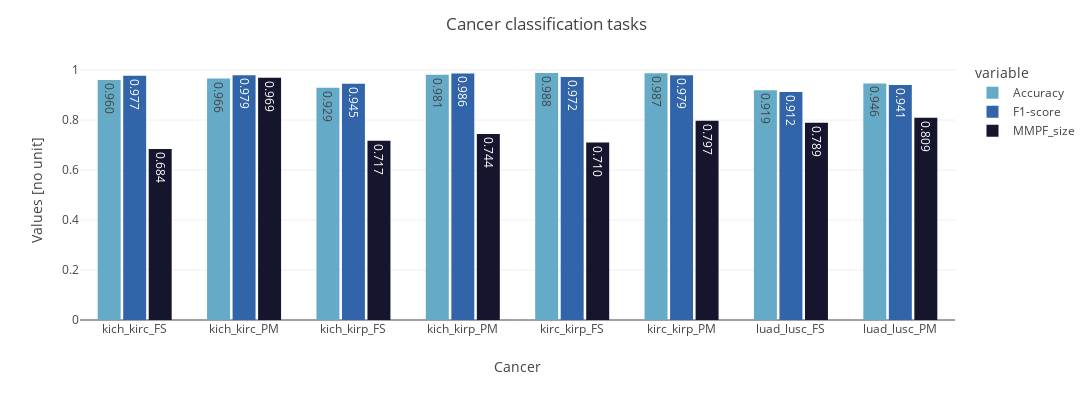

The cell this chart's notebook holds for it:
### Markdown cell above
# Diana 
***

### Code cell
def check_results_diana(task : str, 
                           cancer : str, 
                           df : pd.DataFrame,
                           set_ : str, ID : int):
    # Initialization
    sub_dict = {'task' : [task], 'cancer' : [cancer]}
    
    # Extract the results pkl files
    preds_path = f'results/preds/run_{ID}/add_protected_atts_1/Diana'
    results = pd.read_pickle(preds_path + f'/{task}/{cancer}/results.pkl')
    
    # Compute the metrics
    # Accuracy 
    sub_dict['Accuracy'] = tm.classification.BinaryAccuracy()(torch.Tensor(results.pred), torch.Tensor(results.label)).item()
    
    # F1-score
    sub_dict['F1-score'] = tm.classification.BinaryF1Score()(torch.Tensor(results.pred), torch.Tensor(results.label)).item()
    
    # MMPF_size
    mmpf_metrics = compute_pareto_metrics(results, protected_atts)
    sub_dict['MMPF_size'] = [mmpf_metrics[f'{set_}MMPF_size_2']]
    
    # Return the updated data frame
    if df.empty: df = pd.DataFrame(data = sub_dict)
    else: df = pd.concat([df, pd.DataFrame(data = sub_dict)])
    return df

# Initialization
cols = ['task', 'cancer', 'Accuracy', 'F1-score', 'MMPF_size']
df_diana_100 = pd.DataFrame(columns = cols)
df_diana_1000 = pd.DataFrame(columns = cols)
df_diana_100_test = pd.DataFrame(columns = cols)
df_diana_1000_test = pd.DataFrame(columns = cols)

# Loop on the combinations for baseline
for comb in COMBS_BASELINE[2:10]:
    # Track
    print(comb)
    
    # Extract combinations
    task = comb[0]
    cancer = comb[1]
    
    # Get the metrics
    df_diana_100 = check_results_diana(task, cancer, df_diana_100, 'val_', 100)
    df_diana_1000 = check_results_diana(task, cancer, df_diana_1000, 'val_', 1000)
    
    # Get the metrics
    df_diana_100_test = check_results_diana(task, cancer, df_diana_100_test, 'test_', 100)
    df_diana_1000_test = check_results_diana(task, cancer, df_diana_1000_test, 'test_', 1000)

df_d = keep_best(df_diana_100, df_diana_1000)
df_d_test = select_best_test(df_d, df_diana_100_test, df_diana_1000_test)
plot_results_others(df_d_test, 'images/results_diana.eps')

### Figure 1 — Plotly figure (JSON) as saved in the notebook; plotly's stock layout.template omitted (floating-point values rounded to 4 significant figures)
{"data": [{"alignmentgroup": "True", "hovertemplate": "variable=Accuracy<br>cancer=%{x}<br>value=%{y}<extra></extra>", "legendgroup": "Accuracy", "marker": {"color": "rgb(101, 171, 200)", "pattern": {"shape": ""}}, "name": "Accuracy", "offsetgroup": "Accuracy", "orientation": "v", "showlegend": true, "textposition": "auto", "texttemplate": "%{y:.3f}", "type": "bar", "x": ["kich_kirc_FS", "kich_kirc_PM", "kich_kirp_FS", "kich_kirp_PM", "kirc_kirp_FS", "kirc_kirp_PM", "luad_lusc_FS", "luad_lusc_PM"], "xaxis": "x", "y": [0.9605, 0.9659, 0.9286, 0.981, 0.988, 0.9868, 0.9193, 0.9463], "yaxis": "y"}, {"alignmentgroup": "True", "hovertemplate": "variable=F1-score<br>cancer=%{x}<br>value=%{y}<extra></extra>", "legendgroup": "F1-score", "marker": {"color": "rgb(50, 100, 170)", "pattern": {"shape": ""}}, "name": "F1-score", "offsetgroup": "F1-score", "orientation": "v", "showlegend": true, "textposition": "auto", "texttemplate": "%{y:.3f}", "type": "bar", "x": ["kich_kirc_FS", "kich_kirc_PM", "kich_kirp_FS", "kich_kirp_PM", "kirc_kirp_FS", "kirc_kirp_PM", "luad_lusc_FS", "luad_lusc_PM"], "xaxis": "x", "y": [0.9773, 0.9792, 0.9446, 0.9863, 0.9723, 0.9795, 0.9124, 0.9405], "yaxis": "y"}, {"alignmentgroup": "True", "hovertemplate": "variable=MMPF_size<br>cancer=%{x}<br>value=%{y}<extra></extra>", "legendgroup": "MMPF_size", "marker": {"color": "rgb(21, 21, 45)", "pattern": {"shape": ""}}, "name": "MMPF_size", "offsetgroup": "MMPF_size", "orientation": "v", "showlegend": true, "textposition": "auto", "texttemplate": "%{y:.3f}", "type": "bar", "x": ["kich_kirc_FS", "kich_kirc_PM", "kich_kirp_FS", "kich_kirp_PM", "kirc_kirp_FS", "kirc_kirp_PM", "luad_lusc_FS", "luad_lusc_PM"], "xaxis": "x", "y": [0.6837, 0.9694, 0.7174, 0.7438, 0.7099, 0.7969, 0.7886, 0.8091], "yaxis": "y"}], "layout": {"bargap": 0.3, "bargroupgap": 0.1, "barmode": "group", "height": 400, "legend": {"title": {"text": "variable"}, "tracegroupgap": 0}, "margin": {"t": 60}, "title": {"text": "Cancer classification tasks"}, "width": 1200, "xaxis": {"anchor": "y", "domain": [0, 1], "title": {"text": "Cancer"}}, "yaxis": {"anchor": "x", "domain": [0, 1], "title": {"text": "Values [no unit]"}}}}
